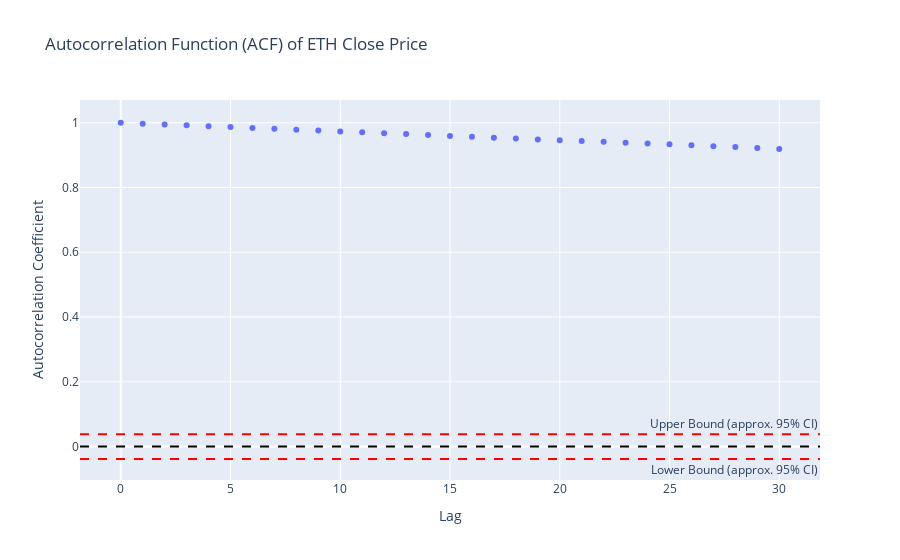

Notebook code cell kept with this figure:
### Code cell
# Calculate Autocorrelation Function (ACF)
acf_values = ts.acf(eth_data['Close'], nlags=30)
acf_df = pd.DataFrame({'Lag': range(31), 'ACF': acf_values})

fig_acf_px = px.scatter(acf_df, x='Lag', y='ACF',
                        title='Autocorrelation Function (ACF) of ETH Close Price',
                        labels={'ACF': 'Autocorrelation Coefficient'})
fig_acf_px.add_hline(y=0, line_dash="dash", line_color="black")
fig_acf_px.add_hline(y=1.96/len(eth_data['Close'])**0.5, line_dash="dash", line_color="red", annotation_text="Upper Bound (approx. 95% CI)", annotation_position="top right")
fig_acf_px.add_hline(y=-1.96/len(eth_data['Close'])**0.5, line_dash="dash", line_color="red", annotation_text="Lower Bound (approx. 95% CI)", annotation_position="bottom right")
fig_acf_px.show()

### Figure 1 — Plotly figure (JSON) as saved in the notebook; plotly's stock layout.template omitted (floating-point values rounded to 4 significant figures)
{"data": [{"hovertemplate": "Lag=%{x}<br>Autocorrelation Coefficient=%{y}<extra></extra>", "legendgroup": "", "marker": {"color": "#636efa", "symbol": "circle"}, "mode": "markers", "name": "", "orientation": "v", "showlegend": false, "type": "scatter", "x": [0, 1, 2, 3, 4, 5, 6, 7, 8, 9, 10, 11, 12, 13, 14, 15, 16, 17, 18, 19, 20, 21, 22, 23, 24, 25, 26, 27, 28, 29, 30], "xaxis": "x", "y": [1.0, 0.9973, 0.9948, 0.9922, 0.9895, 0.9867, 0.9841, 0.9812, 0.9784, 0.9759, 0.9732, 0.9704, 0.9677, 0.965, 0.9621, 0.9593, 0.9565, 0.9539, 0.9511, 0.9485, 0.946, 0.9436, 0.9411, 0.9385, 0.9359, 0.9332, 0.9305, 0.9278, 0.925, 0.9219, 0.9189], "yaxis": "y"}], "layout": {"annotations": [{"showarrow": false, "text": "Upper Bound (approx. 95% CI)", "x": 1, "xanchor": "right", "xref": "x domain", "y": 0.03837, "yanchor": "bottom", "yref": "y"}, {"showarrow": false, "text": "Lower Bound (approx. 95% CI)", "x": 1, "xanchor": "right", "xref": "x domain", "y": -0.03837, "yanchor": "top", "yref": "y"}], "legend": {"tracegroupgap": 0}, "shapes": [{"line": {"color": "black", "dash": "dash"}, "type": "line", "x0": 0, "x1": 1, "xref": "x domain", "y0": 0, "y1": 0, "yref": "y"}, {"line": {"color": "red", "dash": "dash"}, "type": "line", "x0": 0, "x1": 1, "xref": "x domain", "y0": 0.03837, "y1": 0.03837, "yref": "y"}, {"line": {"color": "red", "dash": "dash"}, "type": "line", "x0": 0, "x1": 1, "xref": "x domain", "y0": -0.03837, "y1": -0.03837, "yref": "y"}], "title": {"text": "Autocorrelation Function (ACF) of ETH Close Price"}, "xaxis": {"anchor": "y", "domain": [0, 1], "title": {"text": "Lag"}}, "yaxis": {"anchor": "x", "domain": [0, 1], "title": {"text": "Autocorrelation Coefficient"}}}}
